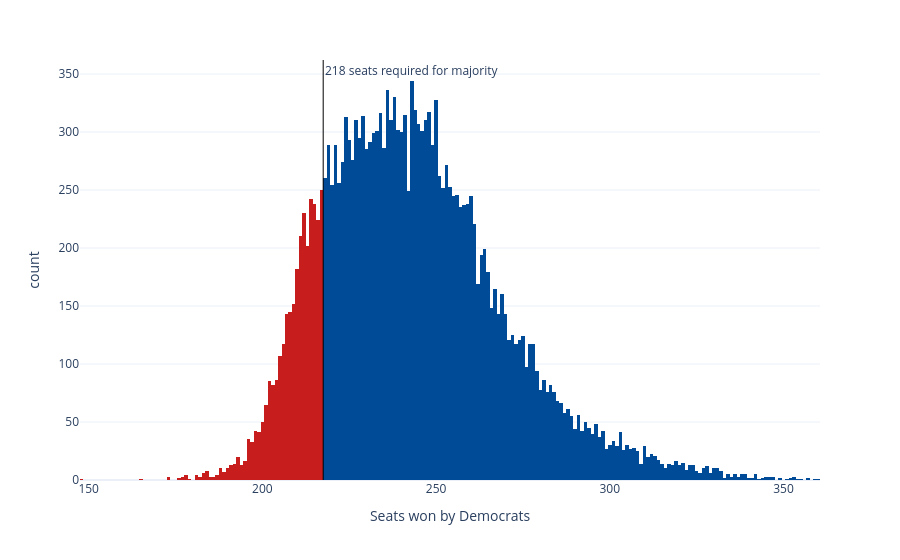

Notebook cell for this chart:
### Code cell
sims_hist = px.histogram(seat_sims, x='seats', nbins=np.unique(seat_sims['seats']).shape[0]*2, color='winner',
                         color_discrete_map={'Democrats': '#004b97', 'Republicans': '#c71e1d'},
                         labels={'seats':'Seats won by Democrats', 'winner': 'Winner'}, template='plotly_white')
sims_hist.update_traces(showlegend=False)
sims_hist.add_vline(x=217.5, line_width=1, line_color='black', annotation_text='218 seats required for majority', 
                    annotation_position='top right')
sims_hist

### Figure 1 — Plotly figure (JSON) as saved in the notebook; plotly's stock layout.template omitted (floating-point values rounded to 4 significant figures; data arrays with more than 128 entries replaced by an {"elided": "..."} marker saying what was removed)
{"data": [{"bingroup": "x", "hovertemplate": "Winner=Republicans<br>Seats won by Democrats=%{x}<br>count=%{y}<extra></extra>", "legendgroup": "Republicans", "marker": {"color": "#c71e1d", "pattern": {"shape": ""}}, "name": "Republicans", "nbinsx": 366, "orientation": "v", "showlegend": false, "type": "histogram", "x": {"elided": "3110 int values"}, "xaxis": "x", "yaxis": "y"}, {"bingroup": "x", "hovertemplate": "Winner=Democrats<br>Seats won by Democrats=%{x}<br>count=%{y}<extra></extra>", "legendgroup": "Democrats", "marker": {"color": "#004b97", "pattern": {"shape": ""}}, "name": "Democrats", "nbinsx": 366, "orientation": "v", "showlegend": false, "type": "histogram", "x": {"elided": "16890 int values"}, "xaxis": "x", "yaxis": "y"}], "layout": {"annotations": [{"showarrow": false, "text": "218 seats required for majority", "x": 217.5, "xanchor": "left", "xref": "x", "y": 1, "yanchor": "top", "yref": "y domain"}], "barmode": "relative", "legend": {"title": {"text": "Winner"}, "tracegroupgap": 0}, "margin": {"t": 60}, "shapes": [{"line": {"color": "black", "width": 1}, "type": "line", "x0": 217.5, "x1": 217.5, "xref": "x", "y0": 0, "y1": 1, "yref": "y domain"}], "xaxis": {"anchor": "y", "domain": [0, 1], "title": {"text": "Seats won by Democrats"}}, "yaxis": {"anchor": "x", "domain": [0, 1], "title": {"text": "count"}}}}
